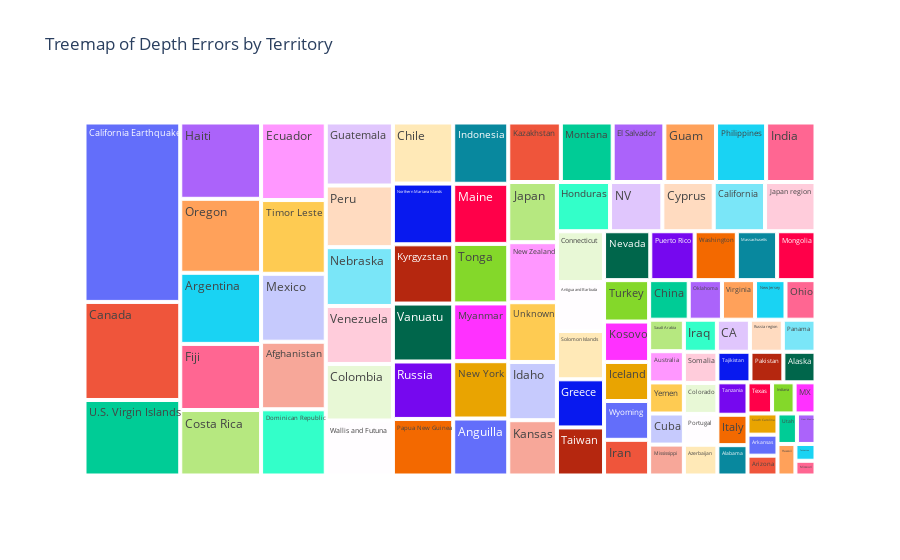

This figure's notebook cell:
### Markdown cell above
## 3.Areas with highest measurement of error in depth

### Code cell
depth_error_areas = data.groupby('Territory')['depthError'].mean().reset_index()
depth_error_areas_sorted = depth_error_areas.sort_values(by='depthError', ascending=False)
fig = px.treemap(
    depth_error_areas,
    path=['Territory'],
    values='depthError',
    title='Treemap of Depth Errors by Territory',
    labels={'depthError': 'Average Depth Error (km)'}
)
fig.show()

### Figure 1 — Plotly figure (JSON) as saved in the notebook; plotly's stock layout.template omitted (floating-point values rounded to 4 significant figures)
{"data": [{"branchvalues": "total", "domain": {"x": [0, 1], "y": [0, 1]}, "hovertemplate": "labels=%{label}<br>Average Depth Error (km)=%{value}<br>parent=%{parent}<br>id=%{id}<extra></extra>", "ids": ["Afghanistan", "Alabama", "Alaska", "Anguilla", "Antigua and Barbuda", "Argentina", "Arizona", "Arkansas", "Australia", "Azerbaijan", "CA", "California", "California Earthquake", "Canada", "Chile", "China", "Colombia", "Colorado", "Connecticut", "Costa Rica", "Cuba", "Cyprus", "Dominican Republic", "Ecuador", "El Salvador", "Fiji", "Greece", "Guam", "Guatemala", "Haiti", "Hawaii", "Honduras", "Iceland", "Idaho", "India", "Indiana", "Indonesia", "Iran", "Iraq", "Italy", "Japan", "Japan region", "Kansas", "Kazakhstan", "Kosovo", "Kyrgyzstan", "MX", "Maine", "Massachusetts", "Mexico", "Mississippi", "Missouri", "Mongolia", "Montana", "Myanmar", "NV", "Nebraska", "Nevada", "New Jersey", "New Mexico", "New York", "New Zealand", "Northern Mariana Islands", "Ohio", "Oklahoma", "Oregon", "Pakistan", "Panama", "Papua New Guinea", "Peru", "Philippines", "Portugal", "Puerto Rico", "Russia", "Russia region", "Saudi Arabia", "Solomon Islands", "Somalia", "South Carolina", "Taiwan", "Tajikistan", "Tanzania", "Tennessee", "Texas", "Timor Leste", "Tonga", "Turkey", "U.S. Virgin Islands", "Unknown", "Utah", "Vanuatu", "Venezuela", "Virginia", "Wallis and Futuna", "Washington", "Wyoming", "Yemen"], "labels": ["Afghanistan", "Alabama", "Alaska", "Anguilla", "Antigua and Barbuda", "Argentina", "Arizona", "Arkansas", "Australia", "Azerbaijan", "CA", "California", "California Earthquake", "Canada", "Chile", "China", "Colombia", "Colorado", "Connecticut", "Costa Rica", "Cuba", "Cyprus", "Dominican Republic", "Ecuador", "El Salvador", "Fiji", "Greece", "Guam", "Guatemala", "Haiti", "Hawaii", "Honduras", "Iceland", "Idaho", "India", "Indiana", "Indonesia", "Iran", "Iraq", "Italy", "Japan", "Japan region", "Kansas", "Kazakhstan", "Kosovo", "Kyrgyzstan", "MX", "Maine", "Massachusetts", "Mexico", "Mississippi", "Missouri", "Mongolia", "Montana", "Myanmar", "NV", "Nebraska", "Nevada", "New Jersey", "New Mexico", "New York", "New Zealand", "Northern Mariana Islands", "Ohio", "Oklahoma", "Oregon", "Pakistan", "Panama", "Papua New Guinea", "Peru", "Philippines", "Portugal", "Puerto Rico", "Russia", "Russia region", "Saudi Arabia", "Solomon Islands", "Somalia", "South Carolina", "Taiwan", "Tajikistan", "Tanzania", "Tennessee", "Texas", "Timor Leste", "Tonga", "Turkey", "U.S. Virgin Islands", "Unknown", "Utah", "Vanuatu", "Venezuela", "Virginia", "Wallis and Futuna", "Washington", "Wyoming", "Yemen"], "name": "", "parents": ["", "", "", "", "", "", "", "", "", "", "", "", "", "", "", "", "", "", "", "", "", "", "", "", "", "", "", "", "", "", "", "", "", "", "", "", "", "", "", "", "", "", "", "", "", "", "", "", "", "", "", "", "", "", "", "", "", "", "", "", "", "", "", "", "", "", "", "", "", "", "", "", "", "", "", "", "", "", "", "", "", "", "", "", "", "", "", "", "", "", "", "", "", "", "", "", ""], "type": "treemap", "values": [8.038, 1.68, 1.807, 5.77, 4.239, 10.57, 1.094, 1.157, 1.996, 1.899, 1.947, 4.65, 31.61, 17.28, 6.777, 2.882, 6.98, 1.912, 4.409, 9.736, 1.986, 4.651, 7.879, 9.227, 5.661, 9.835, 4.174, 5.66, 7.786, 11.35, 1.042, 4.812, 3.239, 5.213, 5.406, 1.29, 6.204, 2.96, 1.948, 1.685, 5.388, 4.568, 4.952, 5.758, 3.351, 6.575, 1.197, 6.087, 3.625, 8.086, 1.975, 0.544, 3.453, 5.672, 5.849, 4.737, 7.268, 4.159, 2.216, 1.043, 5.806, 5.376, 6.742, 2.185, 2.421, 11.0, 1.85, 1.927, 6.276, 7.612, 5.481, 1.9, 3.989, 6.378, 1.942, 2.013, 4.19, 1.924, 1.17, 4.166, 1.86, 1.795, 0.62, 1.407, 8.772, 6.031, 3.435, 13.3, 5.351, 1.093, 6.429, 7.163, 2.41, 6.797, 3.794, 3.219, 1.988]}], "layout": {"legend": {"tracegroupgap": 0}, "title": {"text": "Treemap of Depth Errors by Territory"}}}
